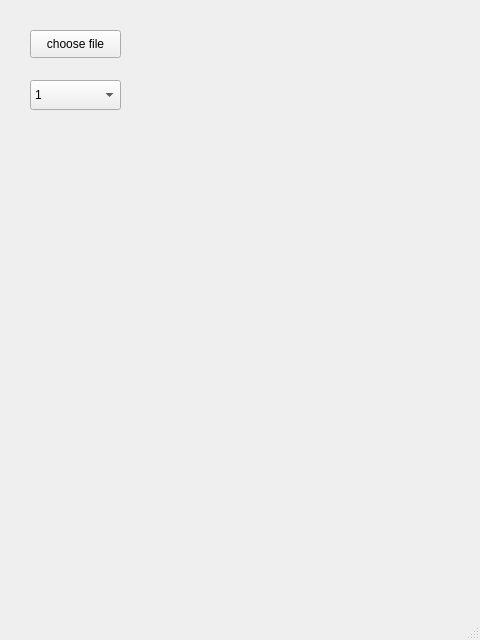
<?xml version="1.0" encoding="UTF-8"?>
<ui version="4.0">
 <class>MainWindow</class>
 <widget class="QMainWindow" name="MainWindow">
  <property name="geometry">
   <rect>
    <x>0</x>
    <y>0</y>
    <width>480</width>
    <height>640</height>
   </rect>
  </property>
  <property name="windowTitle">
   <string>MainWindow</string>
  </property>
  <widget class="QWidget" name="centralwidget">
   <widget class="QPushButton" name="choose_file">
    <property name="geometry">
     <rect>
      <x>30</x>
      <y>30</y>
      <width>91</width>
      <height>28</height>
     </rect>
    </property>
    <property name="text">
     <string>choose file</string>
    </property>
   </widget>
   <widget class="QComboBox" name="comboBox">
    <property name="geometry">
     <rect>
      <x>30</x>
      <y>80</y>
      <width>91</width>
      <height>30</height>
     </rect>
    </property>
    <item>
     <property name="text">
      <string>1</string>
     </property>
    </item>
    <item>
     <property name="text">
      <string>2</string>
     </property>
    </item>
   </widget>
  </widget>
  <widget class="QStatusBar" name="statusbar"/>
 </widget>
 <resources/>
 <connections/>
</ui>
